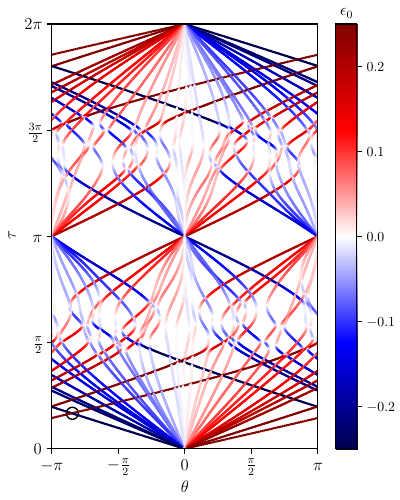

Write the Python code that produced this figure.
import numpy as np
from matplotlib import rc
rc('text', usetex=True)
import matplotlib.pyplot as plt
import matplotlib.colors as colors


# parameters
L = 8
start = 2 * np.pi
end = 0.
res = 1000
taul = np.linspace(start, end, res)


data = np.load("data_colored.npz")
angles_full = data["angles_full"]
energy_avg = data["energy_avg"]

plt.figure(1, figsize=(4, 5), constrained_layout=True)
cmap = "seismic"
for i, tau in enumerate(taul):
    plt.scatter(angles_full[i, :], np.full_like(angles_full[i, :], tau), c=energy_avg[i, :],
                s=0.5, marker="o", cmap=cmap, vmin=-0.25, vmax=0.25, zorder=2)

clb = plt.colorbar()
clb.ax.set_title(r"$\epsilon_{0}$", fontsize=12)
# plt.grid()

plt.xlabel(r"$\theta$", fontsize=12)
plt.xticks([-np.pi, -0.5 * np.pi, 0, 0.5 * np.pi, np.pi],
           [r"$-\pi$", r"$-\frac{\pi}{2}$", r"$0$", r"$\frac{\pi}{2}$", r"$\pi$"], fontsize=12)

plt.ylabel(r"$\tau$", fontsize=12)
plt.yticks([0, 0.5 * np.pi, np.pi, 1.5 * np.pi, 2 * np.pi],
           [r"$0$", r"$\frac{\pi}{2}$", r"$\pi$", r"$\frac{3\pi}{2}$", r"$2 \pi$"], fontsize=12)

plt.xlim(-np.pi, np.pi)
plt.ylim(0., 2. * np.pi)


# add circle
coords = [[-2.65, 0.525]]
for coord in coords:

    plt.scatter(coord[0], coord[1], s=75, marker="o", edgecolor="black", color="white", zorder=1)

plt.savefig("Fig1.pdf", format="pdf")
# plt.show()